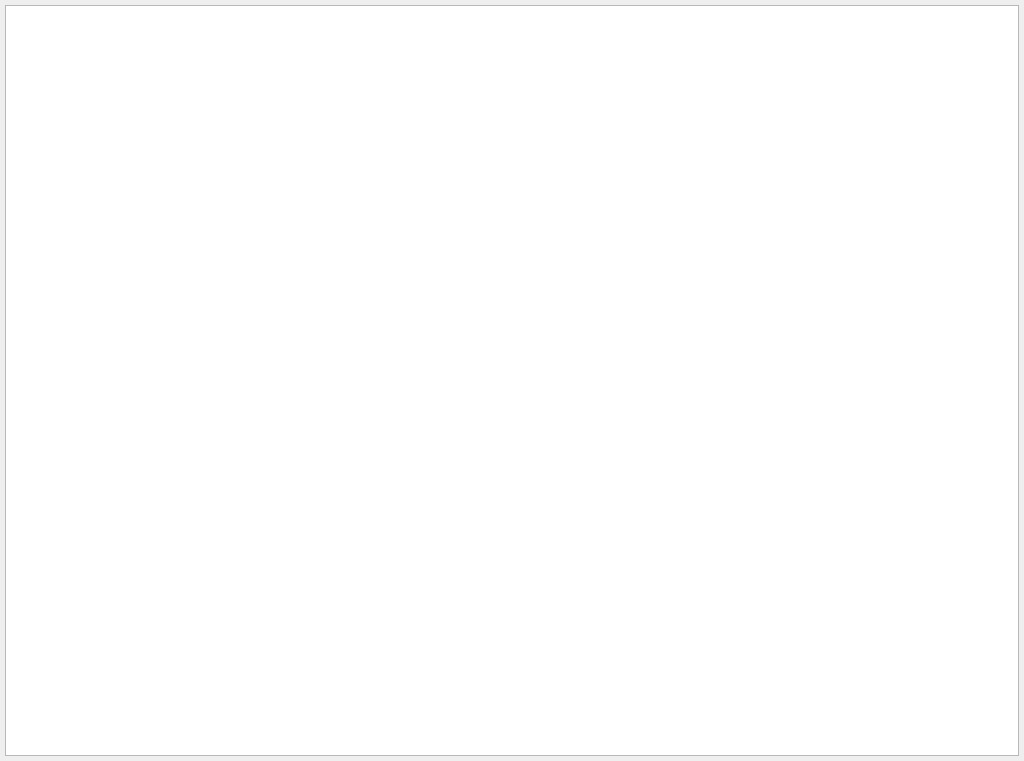
<?xml version="1.0" encoding="UTF-8"?>
<ui version="4.0">
 <class>CyclogramResult</class>
 <widget class="QWidget" name="CyclogramResult">
  <property name="geometry">
   <rect>
    <x>0</x>
    <y>0</y>
    <width>1024</width>
    <height>761</height>
   </rect>
  </property>
  <property name="windowTitle">
   <string>Cyclogram Result</string>
  </property>
  <layout class="QHBoxLayout" name="horizontalLayout">
   <property name="leftMargin">
    <number>5</number>
   </property>
   <property name="topMargin">
    <number>5</number>
   </property>
   <property name="rightMargin">
    <number>5</number>
   </property>
   <property name="bottomMargin">
    <number>5</number>
   </property>
   <item>
    <widget class="QTextEdit" name="cyclResultTEdit">
     <property name="readOnly">
      <bool>true</bool>
     </property>
     <property name="textInteractionFlags">
      <set>Qt::TextSelectableByKeyboard|Qt::TextSelectableByMouse</set>
     </property>
    </widget>
   </item>
  </layout>
 </widget>
 <resources/>
 <connections/>
</ui>
